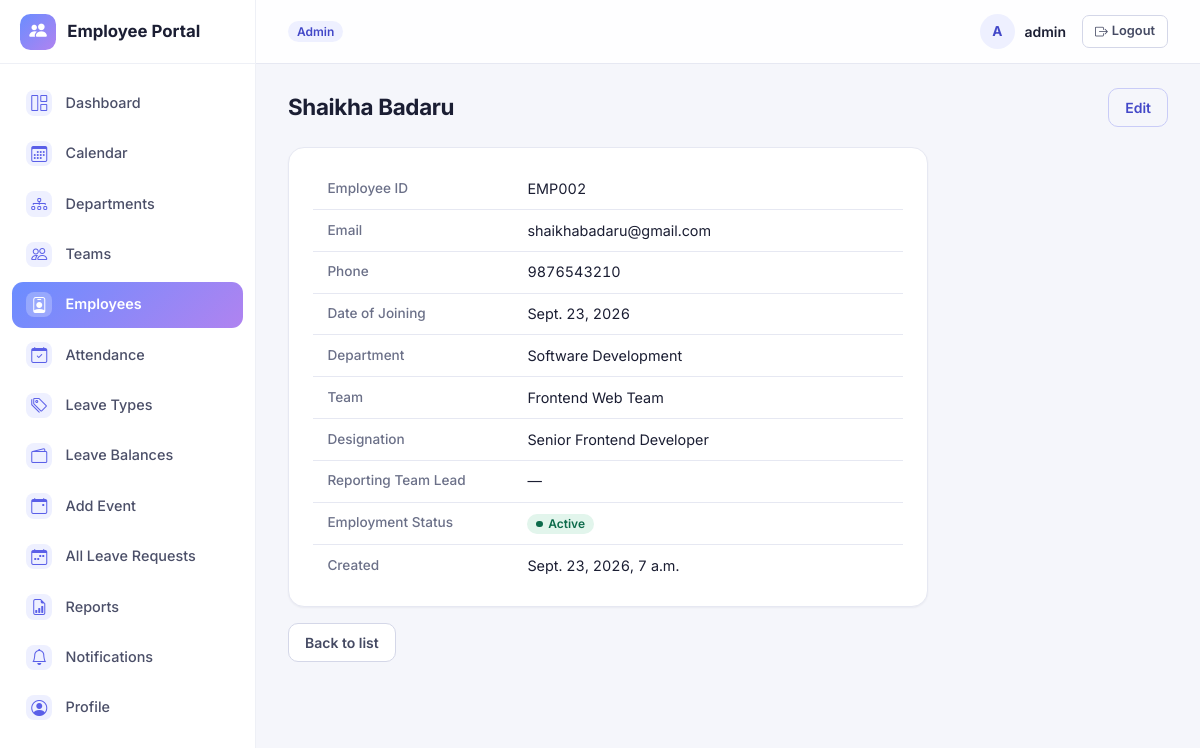
/employees/2/ (signed in), run on the app's committed database.
### accounts/models.py (models this page shows, shortened)
class User(AbstractUser):
    class Role(models.TextChoices):
        ADMIN = 'ADMIN', 'Admin'
        HR = 'HR', 'HR'
        TEAM_LEAD = 'TEAM_LEAD', 'Team Lead'
        EMPLOYEE = 'EMPLOYEE', 'Employee'
    role = models.CharField(max_length=20, choices=Role.choices, default=Role.EMPLOYEE)
    phone = models.CharField(max_length=20, blank=True)
    address = models.TextField(blank=True)
    emergency_contact = models.CharField(max_length=100, blank=True)
    profile_image = models.ImageField(upload_to='profile_images/', blank=True, null=True)
    def is_team_lead(self):
        return self.role == self.Role.TEAM_LEAD
    def can_manage_employees(self):
        return self.role in (self.Role.ADMIN, self.Role.HR)

### employeeApp/models/employees.py (models this page shows, shortened)
class Employee(models.Model):
    class EmploymentStatus(models.TextChoices):
        ACTIVE='ACTIVE','Active'
        INACTIVE='INACTIVE','Inactive'
    user=models.OneToOneField(settings.AUTH_USER_MODEL, on_delete=models.CASCADE, related_name='employee_profile')
    employee_id=models.CharField(max_length=20, unique=True)
    full_name=models.CharField(max_length=150)
    email=models.EmailField(unique=True)
    phone=models.CharField(max_length=20, blank=True)
    date_of_joining=models.DateField()
    designation=models.CharField(max_length=100)
    team=models.ForeignKey(Team, on_delete=models.SET_NULL,null=True,blank=True,related_name='employees')
    reporting_team_lead=models.ForeignKey(
        settings.AUTH_USER_MODEL,on_delete=models.SET_NULL, null=True, blank=True,
        related_name='direct_reports', limit_choices_to={'role': 'TEAM_LEAD'}
    )
    employment_status=models.CharField(max_length=10,choices=EmploymentStatus.choices,default=EmploymentStatus.ACTIVE)
    created_at=models.DateTimeField(auto_now_add=True)
    class Meta:
        ordering=['full_name']
    @property
    def department(self):
        return self.team.department if self.team else None

### employeeApp/models/organization.py (models this page shows, shortened)
class Team(models.Model):
    name = models.CharField(max_length=100)
    department = models.ForeignKey(Department, on_delete=models.CASCADE, related_name='teams')
    team_lead = models.ForeignKey(
        settings.AUTH_USER_MODEL, on_delete=models.SET_NULL, null=True, blank=True,
        related_name='led_teams', limit_choices_to={'role': 'TEAM_LEAD'}
    )
    description = models.TextField(blank=True)
    is_active = models.BooleanField(default=True)
    created_at = models.DateTimeField(auto_now_add=True)
    class Meta:
        ordering = ['department__name', 'name']
        unique_together = ('name', 'department')

class Department(models.Model):
    name = models.CharField(max_length=100, unique=True)
    description = models.TextField(blank=True)
    is_active = models.BooleanField(default=True)
    created_at = models.DateTimeField(auto_now_add=True)
    class Meta:
        ordering = ['name']
    def __str__(self):
        return self.name

### employeeApp/views/employees.py (the view)
# urls.py: path('employees/<int:pk>/',views.employee_detail, name='employee_detail'),
@login_required
def employee_detail(request, pk):
    employee = get_object_or_404(Employee, pk=pk)
    user = request.user
    if not (user.can_manage_employees() or user == employee.user or
            (user.is_team_lead() and employee.team and employee.team.team_lead == user)):
        messages.error(request, "You do not have permission to view this employee.")
        return redirect('employeeApp:employee_list')
    return render(request, 'employeeApp/employee_detail.html', {'employee': employee})

### employeeApp/context_processors.py (called while the page is built)
def unread_notifications(request):
    if request.user.is_authenticated:
        qs = Notification.objects.filter(user=request.user, is_read=False)
        return {
            'unread_notification_count': qs.count(),
            'recent_notifications': qs[:5],
        }
    return {'unread_notification_count': 0, 'recent_notifications': []}

### employeeApp/templates/employeeApp/employee_detail.html (shortened to what this page needs)
{% extends "base.html" %}
{% block content %}
<div class="page-header">
    <h1>{{ employee.full_name }}</h1>
    {% if user.can_manage_employees %}
    <a href="{% url 'employeeApp:employee_edit' employee.pk %}" class="btn btn-outline-primary">Edit</a>
    {% endif %}
</div>
<div class="table-card" style="max-width:640px;">
    <table class="table table-borderless table-sm mb-0">
        <tr><th style="width:200px;">Employee ID</th><td>{{ employee.employee_id }}</td></tr>
        <tr><th>Email</th><td>{{ employee.email }}</td></tr>
        <tr><th>Phone</th><td>{{ employee.phone|default:"—" }}</td></tr>
        <tr><th>Date of Joining</th><td>{{ employee.date_of_joining }}</td></tr>
        <tr><th>Department</th><td>{{ employee.department|default:"—" }}</td></tr>
        <tr><th>Team</th><td>{{ employee.team.name|default:"—" }}</td></tr>
        <tr><th>Designation</th><td>{{ employee.designation }}</td></tr>
        <tr><th>Reporting Team Lead</th><td>{{ employee.reporting_team_lead.get_full_name|default:"—" }}</td></tr>
        <tr><th>Employment Status</th><td>
            {% if employee.employment_status == "ACTIVE" %}<span class="badge bg-success">Active</span>{% else %}<span class="badge bg-secondary">Inactive</span>{% endif %}
        </td></tr>
        <tr><th>Created</th><td>{{ employee.created_at }}</td></tr>
    </table>
</div>
<div class="mt-3">
    <a href="{% url 'employeeApp:employee_list' %}" class="btn btn-outline-secondary">Back to list</a>
</div>
{% endblock %}

### employeeApp/templates/base.html (shortened to what this page needs)
{% load static %}
<!DOCTYPE html>
<html lang="en">
<head>
    <link href="https://cdn.jsdelivr.net/npm/bootstrap@5.3.3/dist/css/bootstrap.min.css" rel="stylesheet">
    <link rel="stylesheet" href="https://cdn.jsdelivr.net/npm/bootstrap-icons@1.11.3/font/bootstrap-icons.css">
    <link rel="stylesheet" href="https://cdn.jsdelivr.net/npm/datatables.net-bs5@1.13.11/css/dataTables.bootstrap5.min.css">
    <link rel="stylesheet" href="https://cdn.jsdelivr.net/npm/datatables.net-responsive-bs5@2.5.1/css/responsive.bootstrap5.min.css">
    <link rel="stylesheet" href="{% static 'employeeApp/style.css' %}">
</head>
<body>
{% if user.is_authenticated %}
<div class="app-shell">
    <aside class="sidebar" id="app-sidebar" aria-label="Main navigation">
        <div class="sidebar-brand">
            <span class="brand-mark"><i class="bi bi-people-fill"></i></span>
            <span>Employee Portal</span>
        </div>
        <nav class="sidebar-nav">
            <a href="{% url 'accounts:redirect_dashboard' %}" class="nav-link {% if 'dashboard' in request.path %}active{% endif %}">
                <i class="bi bi-grid-1x2"></i> Dashboard
            </a>
            <a href="{% url 'employeeApp:calendar_view' %}" class="nav-link {% if 'calendar' in request.path %}active{% endif %}">
                <i class="bi bi-calendar3"></i> Calendar
            </a>
            {% if user.can_manage_employees %}
            <a href="{% url 'employeeApp:department_list' %}" class="nav-link {% if 'departments' in request.path %}active{% endif %}">
                <i class="bi bi-diagram-3"></i> Departments
            </a>
            <a href="{% url 'employeeApp:team_list' %}" class="nav-link {% if 'teams' in request.path %}active{% endif %}">
                <i class="bi bi-people"></i> Teams
            </a>
            {% endif %}
            <a href="{% url 'employeeApp:employee_list' %}" class="nav-link {% if 'employees' in request.path %}active{% endif %}">
                <i class="bi bi-person-badge"></i> Employees
            </a>
            <a href="{% if user.is_team_lead or user.can_manage_employees %}{% url 'employeeApp:attendance_list' %}{% else %}{% url 'employeeApp:my_attendance' %}{% endif %}" class="nav-link ">
                <i class="bi bi-calendar-check"></i> Attendance
            </a>
            {% if user.can_manage_employees %}
            <a href="{% url 'employeeApp:leave_type_list' %}" class="nav-link {% if 'leave-types' in request.path %}active{% endif %}">
                <i class="bi bi-tags"></i> Leave Types
            </a>
            <a href="{% url 'employeeApp:leave_balance_list' %}" class="nav-link {% if 'leave-balances' in request.path %}active{% endif %}">
                <i class="bi bi-wallet2"></i> Leave Balances
            </a>
            <a href="{% url 'employeeApp:calendar_event_list' %}" class="nav-link {% if 'calendar-events' in request.path %}active{% endif %}">
                <i class="bi bi-calendar-event"></i> Add Event
            </a>
            <a href="{% url 'employeeApp:all_leave_requests' %}" class="nav-link {% if 'leave/all' in request.path %}active{% endif %}">
                <i class="bi bi-calendar-week"></i> All Leave Requests
            </a>
            {% elif user.is_team_lead %}
            <a href="{% url 'employeeApp:team_leave_requests' %}" class="nav-link {% if 'leave/team' in request.path %}active{% endif %}">
                <i class="bi bi-calendar-week"></i> Team Leave Requests
            </a>
            {% endif %}
            <a href="{% url 'employeeApp:attendance_report' %}" class="nav-link {% if 'reports' in request.path %}active{% endif %}">
                <i class="bi bi-file-earmark-bar-graph"></i> Reports
            </a>
            <a href="{% url 'employeeApp:notification_list' %}" class="nav-link {% if 'notifications' in request.path %}active{% endif %}">
                <i class="bi bi-bell"></i> Notifications
            </a>
            <a href="{% url 'accounts:profile' %}" class="nav-link {% if 'profile' in request.path or 'password-change' in request.path %}active{% endif %}">
                <i class="bi bi-person-circle"></i> Profile
            </a>
        </nav>
    </aside>
    <div class="main-col">
        <header class="topbar">
            <div class="topbar-role">
                <span class="badge role-badge">{{ user.get_role_display }}</span>
            </div>
            <div class="topbar-user">
                <div class="user-chip">
                    <span class="avatar">{% if user.profile_image %}<img src="{{ user.profile_image.url }}" alt="">{% else %}{{ user.get_full_name|default:user.username|slice:":1"|upper }}{% endif %}</span>
                    <span class="user-name">{{ user.get_full_name|default:user.username }}</span>
                </div>
                <a href="{% url 'accounts:logout' %}" class="btn btn-sm btn-outline-secondary btn-logout" aria-label="Log out"><i class="bi bi-box-arrow-right"></i><span class="d-none d-sm-inline ms-1">Logout</span></a>
            </div>
        </header>
        <main class="content">
            {% block content %}{% endblock %}
        </main>
    </div>
</div>
{% endif %}
</body>
</html>

### data on the page
User: role "Admin", get_full_name "A", get_full_name "admin"
Employee: full_name "Shaikha Badaru", employee_id "EMP002", email "shaikhabadaru@gmail.com", phone "9876543210", date_of_joining "Sept. 23, 2026", department "Software Development", team.name "Frontend Web Team", designation "Senior Frontend Developer", reporting_team_lead.get_full_name "—", created_at "Sept. 23, 2026, 7 a.m."
